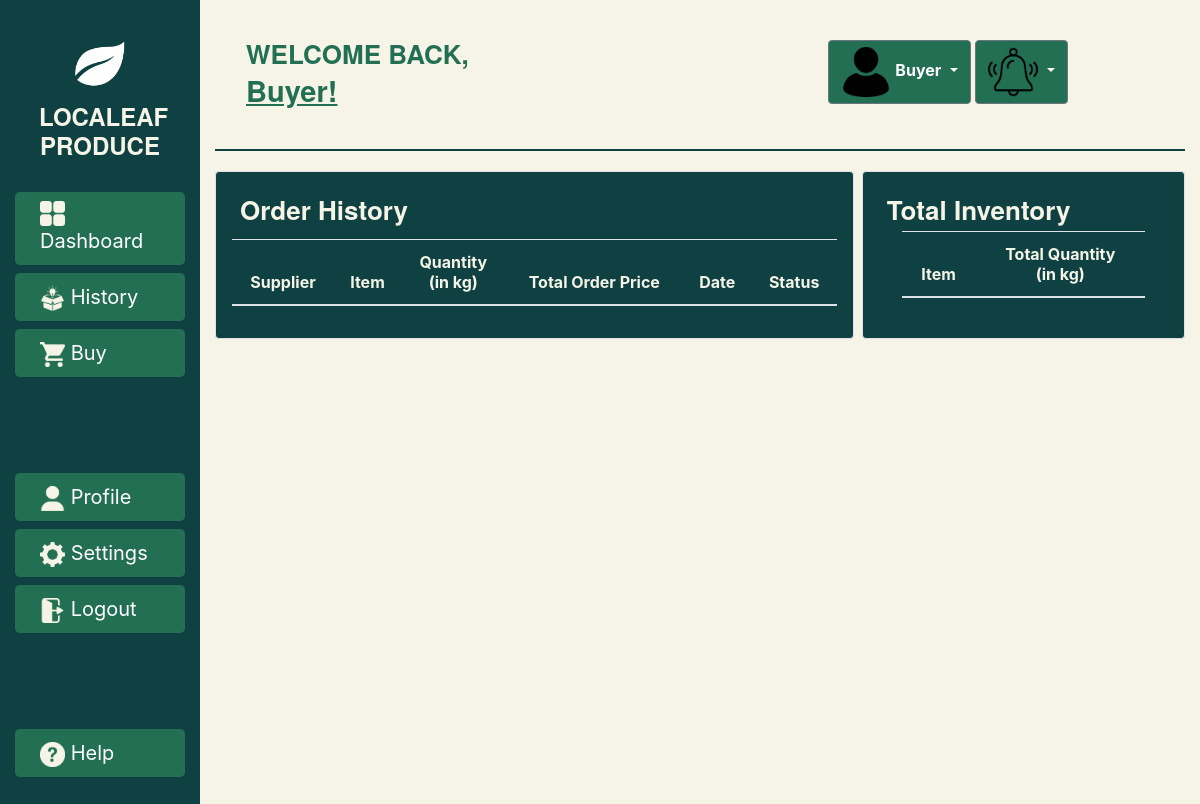
Before: /b_orderhistory with the older database file.
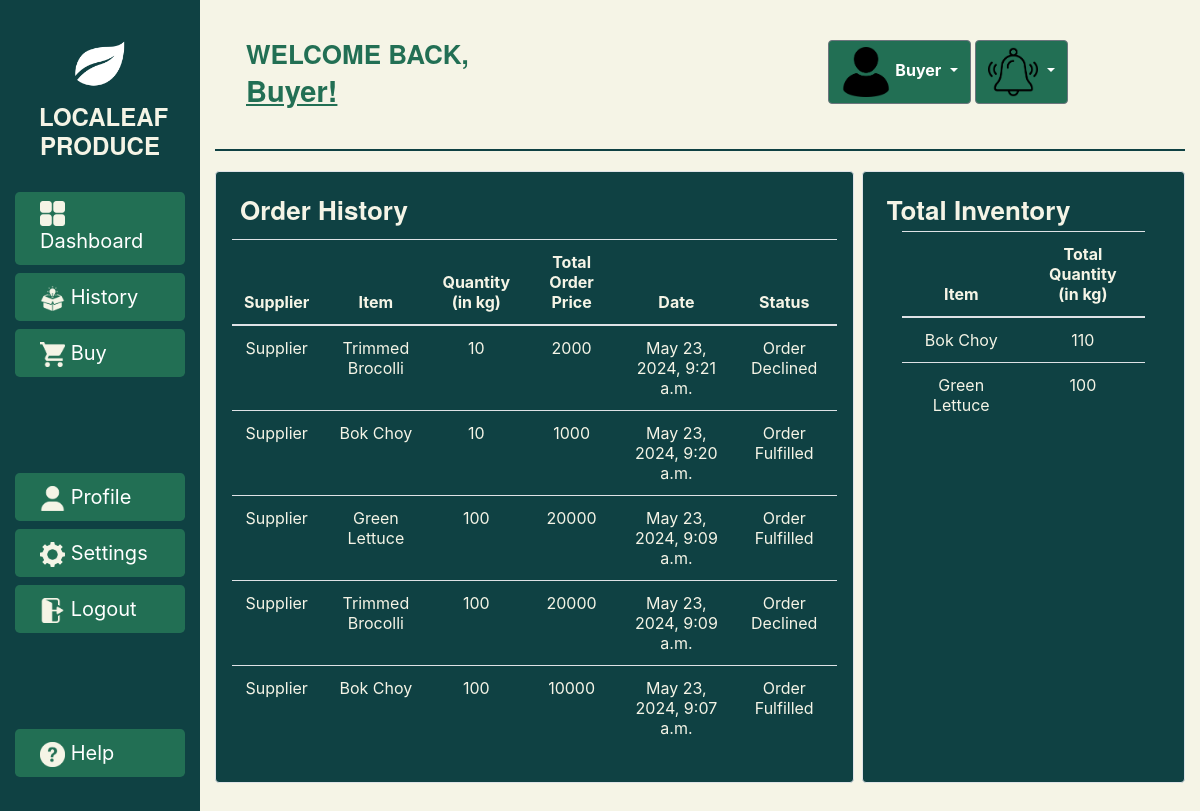
After: the same page with the newer database file.
### lapp/models.py (models this page shows, shortened)
class OrderHistory(models.Model):
    supplier = models.CharField(max_length=300)
    buyer = models.CharField(max_length=300, default='Buyer')
    item = models.CharField(max_length=300)
    quantity = models.IntegerField()
    total_price = models.IntegerField(default=0)
    date = models.DateTimeField(auto_now_add=True)
    status = models.CharField(max_length=300, default='Pending')
    objects = models.Manager()

### lapp/views.py (the view)
# urls.py: path('b_orderhistory', views.b_orderhistory, name='b_orderhistory'),
def b_orderhistory(request):
    stocks= BuyerStock.objects.all().order_by('-stock_added_on')
    total_quantity = BuyerStock.objects.values('item').annotate(total_quantity=Sum('quantity'))
    allorders= OrderHistory.objects.all().order_by('-date')
    if (request.method=="POST"):
        name = request.POST.get('name')
        item = request.POST.get('item')
        quantity = request.POST.get('quantity')
        BuyerStock.objects.create(name=name, item=item, quantity=quantity)
    return render(request, 'lapp/b_orderhistory.html', {'stocks':stocks, 'total_quantity': total_quantity, 'allorders':allorders})

### lapp/templates/lapp/b_orderhistory.html (shortened to what the changed rows need)
{% load static %}
<html>
<link rel="stylesheet" href="https://stackpath.bootstrapcdn.com/bootstrap/4.3.1/css/bootstrap.min.css"/>
<body>
  <div class="container-fluid">
      <div class="row">
          <div class="col bcolor">
            <div class="container-fluid">
              <div class="row">
                <div class="col bcolor2 border rounded p-3 mr-2 align-items-center">
                  <div style="overflow:auto;">
                  <table class="table bodycolor text-center">
                    <thead class="thead">
                      <th scope="col">Supplier</th>
                      <th scope="col">Item</th>
                      <th scope="col">Quantity <br>(in kg)</th>
                      <th scope="col">Total Order Price</th>
                      <th scope="col">Date</th>
                      <th scope="col">Status</th>
                    <tbody>
                      {% for o in allorders %}
                      <tr>
                        <td> {{ o.supplier }} </td>
                        <td> {{ o.item }} </td>
                        <td> {{ o.quantity }} </td>
                        <td> {{ o.total_price }} </td>
                        <td> {{ o.date }} </td>
                        <td> {{ o.status }} </td>
                      </tr>
                      {% endfor %}
                    </tbody>
                  </table>
                </div>
                </div>
                <div class="col-sm-4 bcolor2 border rounded p-4">
                  <div class="container bodycolor">
                    <table class="table bodycolor text-center">
                      <thead class="thead">
                        <th scope="col">Item</th>
                        <th scope="col">Total Quantity <br>(in kg)</th>
                      <tbody>
                        {% for item in total_quantity %}
                          <tr>
                            <td>{{ item.item }}</td>
                            <td>{{ item.total_quantity }}</td>
                          </tr>
                        {% endfor %}
                      </tbody>
                    </table>
                  </div>
                </div>
              </div>
            </div>
          </div>
      </div>
  </div>
</body>
</html>

Changed rows visible on the page:
added OrderHistory: supplier "Supplier", item "Trimmed Brocolli", quantity "10", total_price "2000", date "May 23, 2024, 9:21 a.m.", status "Order Declined"
added OrderHistory: supplier "Supplier", item "Bok Choy", quantity "10", total_price "1000", date "May 23, 2024, 9:20 a.m.", status "Order Fulfilled"
added OrderHistory: supplier "Supplier", item "Green Lettuce", quantity "100", total_price "20000", date "May 23, 2024, 9:09 a.m.", status "Order Fulfilled"
added OrderHistory: supplier "Supplier", item "Trimmed Brocolli", quantity "100", total_price "20000", date "May 23, 2024, 9:09 a.m.", status "Order Declined"
added OrderHistory: supplier "Supplier", item "Bok Choy", quantity "100", total_price "10000", date "May 23, 2024, 9:07 a.m.", status "Order Fulfilled"
Other visible differences:
new list line: "Bok Choy 110"
new list line: "Green Lettuce 100"
